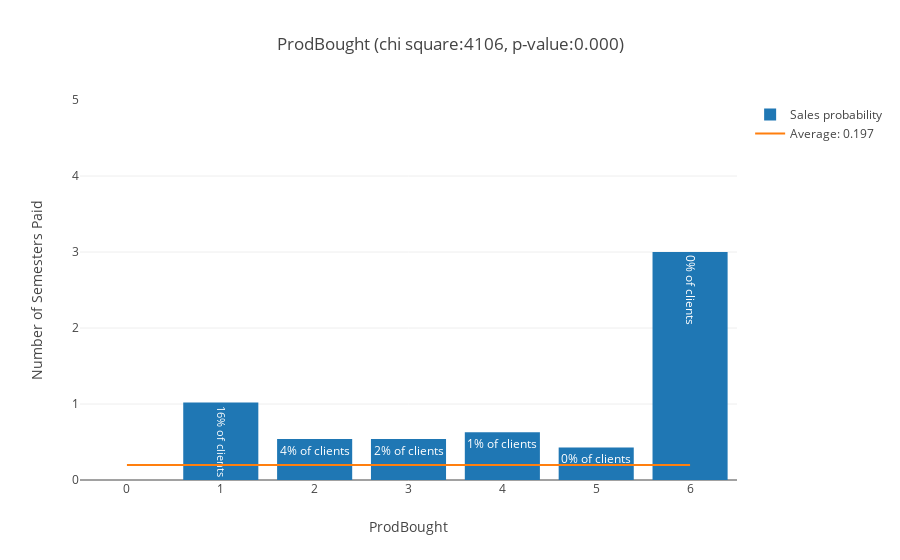

The notebook cell this image was saved under:
### Markdown cell above
### ProdBought ###

Number of different products previously bought

### Code cell
chi, pval, fig = analyze_feature('ProdBought', db1, categorical=False)
scores['ProdBought'] = (chi, pval)
iplot(fig)

### Figure 1 — Plotly figure (JSON) as saved in the notebook; plotly's stock layout.template omitted (floating-point values rounded to 4 significant figures)
{"data": [{"error_y": {"array": [0, 1.769, 1.164, 1.176, 1.256, 1.089, null], "type": "data", "visible": false}, "name": "Sales probability", "text": ["78% of clients", "16% of clients", "4% of clients", "2% of clients", "1% of clients", "0% of clients", "0% of clients"], "type": "bar", "x": [0, 1, 2, 3, 4, 5, 6], "y": [0, 1.019, 0.5394, 0.5403, 0.629, 0.4286, 3]}, {"mode": "lines", "name": "Average: 0.197", "type": "scatter", "x": [0, 6], "y": [0.1974, 0.1974]}], "layout": {"barmode": "group", "title": "ProdBought (chi square:4106, p-value:0.000)", "xaxis": {"title": "ProdBought"}, "yaxis": {"range": [0, 5], "title": "Number of Semesters Paid"}}}
